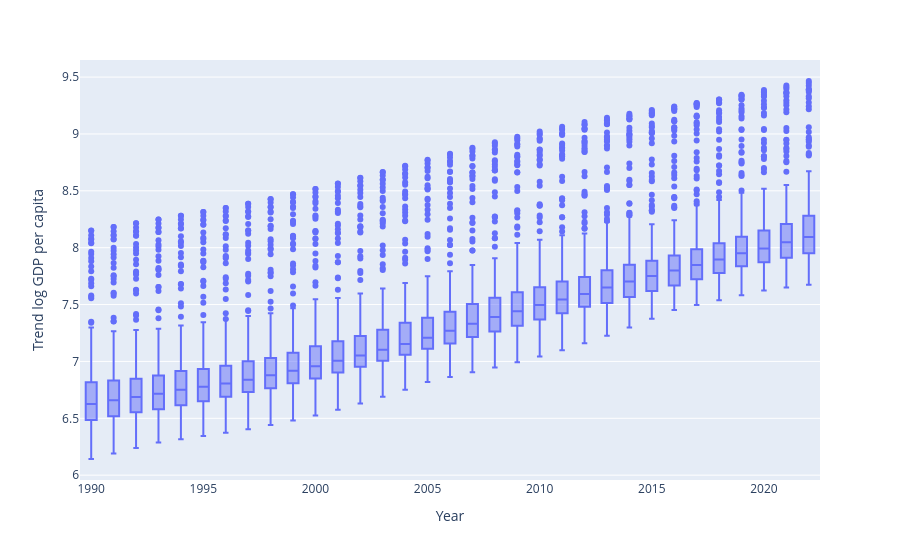

The notebook cell this image was saved under:
### Code cell
fig = px.box(df, x='year', y='trend400_ln_y', hover_name= 'district', hover_data = ['province'],)
fig.update_layout(xaxis_title='Year', yaxis_title='Trend log GDP per capita')
fig.show()

### Figure 1 — Plotly figure (JSON) as saved in the notebook; plotly's stock layout.template omitted (floating-point values rounded to 4 significant figures; data arrays with more than 128 entries replaced by an {"elided": "..."} marker saying what was removed)
{"data": [{"alignmentgroup": "True", "customdata": {"elided": "6666x1 str values"}, "hovertemplate": "<b>%{hovertext}</b><br><br>year=%{x}<br>trend400_ln_y=%{y}<br>province=%{customdata[0]}<extra></extra>", "hovertext": {"elided": "6666 str values"}, "legendgroup": "", "marker": {"color": "#636efa"}, "name": "", "notched": false, "offsetgroup": "", "orientation": "v", "showlegend": false, "type": "box", "x": {"elided": "6666 int values"}, "x0": " ", "xaxis": "x", "y": {"elided": "6666 float values"}, "y0": " ", "yaxis": "y"}], "layout": {"boxmode": "group", "legend": {"tracegroupgap": 0}, "margin": {"t": 60}, "xaxis": {"anchor": "y", "domain": [0.0, 1.0], "title": {"text": "Year"}}, "yaxis": {"anchor": "x", "domain": [0.0, 1.0], "title": {"text": "Trend log GDP per capita"}}}}
